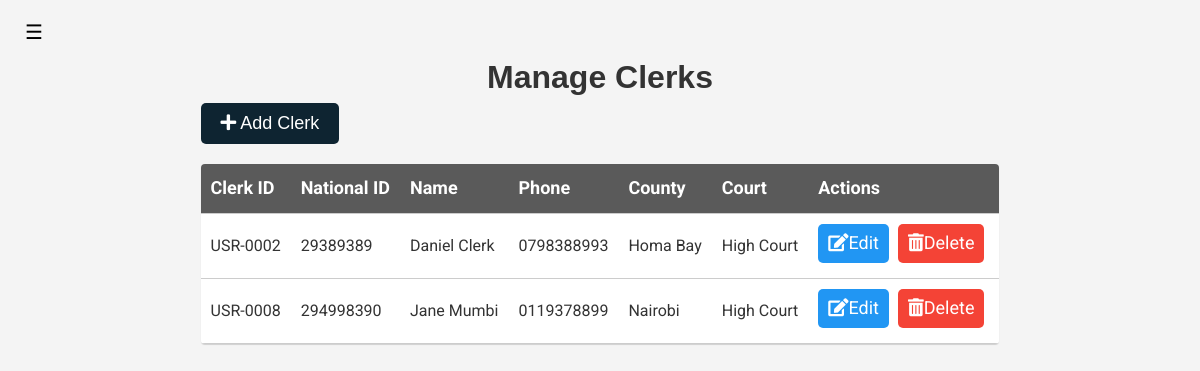
The page /admin-manage-clerk (signed in) on the database as committed earlier.
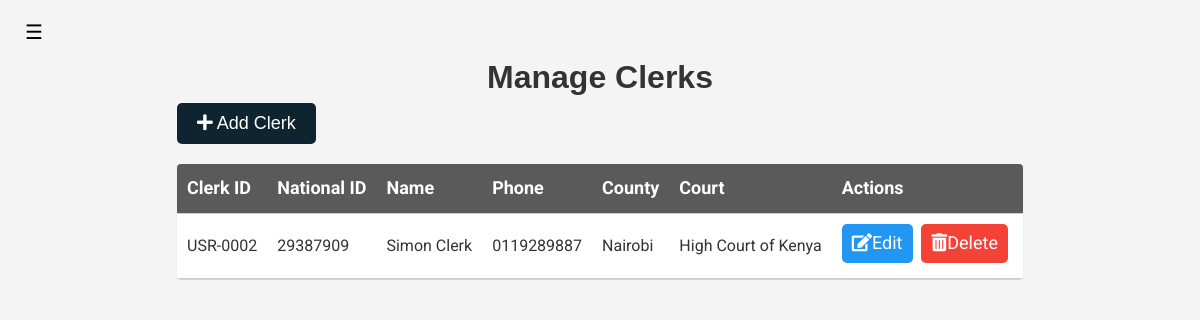
The same page on the database as committed later.
### court_proceedings_management_application/models.py (models this page shows, shortened)
class User(AbstractUser, PermissionsMixin):
    ROLES = (
        ('admin', 'Admin'),
        ('clerk', 'Clerk'),
        ('judge', 'Judge'),
        ('participant', 'Participant'),
        ('lawyer', 'Lawyer'),
    )
    COUNTY_CHOICES = (
        ('Baringo', 'Baringo'),
        ('Bomet', 'Bomet'),
        ('Bungoma', 'Bungoma'),
        ('Busia', 'Busia'),
        ('Elgeyo Marakwet', 'Elgeyo Marakwet'),
        ('Embu', 'Embu'),
        ('Garissa', 'Garissa'),
        ('Homa Bay', 'Homa Bay'),
        ('Isiolo', 'Isiolo'),
        ('Kajiado', 'Kajiado'),
        ('Kakamega', 'Kakamega'),
        ('Kericho', 'Kericho'),
        ('Kiambu', 'Kiambu'),
        ('Kilifi', 'Kilifi'),
        ('Kirinyaga', 'Kirinyaga'),
        ('Kisii', 'Kisii'),
        ('Kisumu', 'Kisumu'),
        ('Kitui', 'Kitui'),
        ('Kwale', 'Kwale'),
        ('Laikipia', 'Laikipia'),
        ('Lamu', 'Lamu'),
        ('Machakos', 'Machakos'),
        ('Makueni', 'Makueni'),
        ('Mandera', 'Mandera'),
        ('Marsabit', 'Marsabit'),
        ('Meru', 'Meru'),
        ('Migori', 'Migori'),
        ('Mombasa', 'Mombasa'),
        ('Murang\'a', 'Murang\'a'),
        ('Nairobi', 'Nairobi'),
        ('Nakuru', 'Nakuru'),
        ('Nandi', 'Nandi'),
        ('Narok', 'Narok'),
        ('Nyamira', 'Nyamira'),
        ('Nyandarua', 'Nyandarua'),
        ('Nyeri', 'Nyeri'),
        ('Samburu', 'Samburu'),
        ('Siaya', 'Siaya'),
        ('Taita Taveta', 'Taita Taveta'),
        ('Tana River', 'Tana River'),
        ('Tharaka Nithi', 'Tharaka Nithi'),
    )
    TRIBE_CHOICES = (
        ('Kikuyu', 'Kikuyu'),
        ('Luhya', 'Luhya'),
        ('Luo', 'Luo'),
        ('Kalenjin', 'Kalenjin'),
        ('Kamba', 'Kamba'),
        ('Kisii', 'Kisii'),
        ('Mijikenda', 'Mijikenda'),
        ('Meru', 'Meru'),
        ('Turkana', 'Turkana'),
        ('Maasai', 'Maasai'),
        ('Embu', 'Embu'),
        ('Taita', 'Taita'),
        ('Giriama', 'Giriama'),
        ('Rendille', 'Rendille'),
        ('Borana', 'Borana'),
        ('Samburu', 'Samburu'),
        ('Pokomo', 'Pokomo'),
        ('Orma', 'Orma'),
        ('Elmolo', 'Elmolo'),
        ('Digo', 'Digo'),
        ('Swahili', 'Swahili'),
        ('Taveta', 'Taveta'),
        ('Kuria', 'Kuria'),
        ('Mbeere', 'Mbeere'),
        ('Tharaka', 'Tharaka'),
        ('Gusii', 'Gusii'),
        ('Ilchamus', 'Ilchamus'),
        ('Kalenjin', 'Kalenjin'),
        ('Kamba', 'Kamba'),
        ('Kikuyu', 'Kikuyu'),
        ('Kisii', 'Kisii'),
        ('Kuria', 'Kuria'),
        ('Luhya', 'Luhya'),
        ('Luo', 'Luo'),
        ('Maasai', 'Maasai'),
        ('Meru', 'Meru'),
        ('Mijikenda', 'Mijikenda'),
        ('Pokomo', 'Pokomo'),
        ('Rendille', 'Rendille'),
        ('Samburu', 'Samburu'),
        ('Somali', 'Somali'),
        ('Swahili', 'Swahili'),
        ('Taita', 'Taita'),
        ('Taveta', 'Taveta'),
        ('Tharaka', 'Tharaka'),
        ('Turkana', 'Turkana'),
        ('Gabra', 'Gabra'),
        ('Giriama', 'Giriama'),
    )
    GENDER_CHOICES = (
        ('male', 'Male'),
        ('female', 'Female'),
        ('prefer not to say', 'Prefer not to say'),
    )
    profile_image = models.ImageField(upload_to='profile_images/', null=True, blank=True, default='profile_images'
                                                                                                  '/default.png')
    user_id = models.CharField(max_length=30, unique=True)
    first_name = models.CharField(max_length=30)
    last_name = models.CharField(max_length=30, null=True, blank=True)
    username = models.CharField(max_length=30, unique=True)
    email = models.EmailField(unique=True)
    role = models.CharField(max_length=30, choices=ROLES, default='observer')
    national_id = models.IntegerField(unique=True)
    county_of_residence = models.CharField(max_length=30, choices=COUNTY_CHOICES, default='Nairobi')
    phone_number = models.CharField(max_length=15, blank=True)
    gender = models.CharField(max_length=30, choices=GENDER_CHOICES, default='prefer not to say')
    tribe = models.CharField(max_length=30, choices=TRIBE_CHOICES, default='Kikuyu')
    date_of_birth = models.DateField()
    address = models.CharField(max_length=255)
    password = models.CharField(max_length=30)
    is_active = models.BooleanField(default=True)
    is_staff = models.BooleanField(default=False)
    is_superuser = models.BooleanField(default=False)
    date_joined = models.DateTimeField(auto_now_add=True)
    created_by = models.ForeignKey('self', on_delete=models.SET_NULL, null=True, blank=True)
    is_approved = models.BooleanField(default=False)
    courts = models.ManyToManyField('Court', related_name='users', blank=True)
    @property
    def is_authenticated(self):
        return bool(self.username and self.password)

class Court(models.Model):
    COURT_TYPES = (
        ('high court', 'High Court'),
        ('magistrate court', 'Magistrate Court'),
        ('environment court', 'Environment and Land Court'),
        ('labour court', 'Employment and Labour Court'),
        ('anti-corruption court', 'Anti-Corruption Court'),
        ('children court', 'Children\'s Court'),
        ('maritime court', 'Maritime Court'),
        ('military court', 'Military Court'),
        ('tax court', 'Tax Court'),
        ('appeal court', 'Court of Appeal'),
        ('supreme court', 'Supreme Court'),
    )
    name = models.CharField(max_length=255)
    court_id = models.CharField(max_length=30, unique=True)
    court_logo = models.ImageField(upload_to='court_logos/', null=True, blank=True,
                                   default='../static/images/default_court.png')
    court_email = models.EmailField()
    court_phone = models.CharField(max_length=15, blank=True)
    court_address = models.CharField(max_length=255)
    location = models.CharField(max_length=255, choices=User.COUNTY_CHOICES)
    court_type = models.CharField(max_length=255, choices=COURT_TYPES)
    created_by = models.ForeignKey(User, on_delete=models.CASCADE)
    created_on = models.DateTimeField(auto_now_add=True, null=True)

### court_proceedings_management_application/views.py (the view)
# urls.py: path('admin-manage-clerk', views.AdminManageClerksView.as_view(), name='admin-manage-clerk'),
class AdminManageClerksView(View):
    def __init__(self, *args, **kwargs):
        super().__init__(*args, **kwargs)
        self.user_service = UserService()
    def get(self, request):
        if not request.user.is_authenticated:
            return redirect('login')
        user = request.user
        user_info = self.user_service.get_user_info(user.username)
        try:
            clerks = self.user_service.get_user_by_role('clerk')
        except:
            clerks = None
            messages.error(request, 'No clerks found in the database', extra_tags='toast')
        context = {
            'clerks': clerks,
            'user_info': user_info
        }
        return render(request, 'admin-manage-clerk.html', context)

### court_proceedings_management_application/interfaces/user_database.py (called while the page is built)
    def get_user_info(self, username):
        try:
            return get_object_or_404(User, username=username)
        except User.DoesNotExist:
            return UserDoesNotExist(f'User with username {username} does not exist')

    def get_user_by_role(self, role):
        try:
            return User.objects.filter(role=role)
        except User.DoesNotExist:
            return UserDoesNotExist(f'User with role {role} does not exist')

### court_proceedings_management_application/interfaces/user_service.py (called while the page is built)
    def get_user_info(self, username):
        try:
            return self.user_database.get_user_info(username)
        except UserDoesNotExist as e:
            print(e)
            return None

    def get_user_by_role(self, role):
        try:
            return self.user_database.get_user_by_role(role)
        except UserDoesNotExist as e:
            print(e)
            return None

### templates/admin-manage-clerk.html (shortened to what this page needs)
{% extends 'sidebar.html' %}
{% load static %}
    {% block title %}
        Manage Clerks
    {% endblock %}
    {% block content %}
        <article aria-label="clerk-table">
            <button class="btn btn-primary btn-primary-action" onclick="redirectToCreateClerk()"><i
                    class="fas fa-plus"></i> Add
                Clerk
            </button>
            <div class="table-container">
                <table class="material-table">
                    <thead>
                    <tr>
                        <th>Clerk ID</th>
                        <th>National ID</th>
                        <th>Name</th>
                        <th>Phone</th>
                        <th>County</th>
                        <th>Court</th>
                        <th>Actions</th>
                    </tr>
                    </thead>
                    <tbody>
                    {% for clerk in clerks %}
                        <tr>
                            <td>{{ clerk.user_id }}</td>
                            <td>{{ clerk.national_id }}</td>
                            <td>{{ clerk.first_name }} {{ clerk.last_name }}</td>
                            <td>{{ clerk.phone_number }}</td>
                            <td>{{ clerk.county_of_residence }}</td>
                            {% if clerk.courts.all %}
                                {% with clerk.courts.all as courts %}
                                    {% if courts|length == 0 %}
                                        <td>NA</td>
                                    {% elif courts|length == 1 %}
                                        <td>{{ courts.0.name }}</td>
                                    {% else %}
                                        <td>{{ courts.0.name }} & {{ courts|length|add:"-1" }} Others</td>
                                    {% endif %}
                                {% endwith %}
                            {% else %}
                                <td>NA</td>
                            {% endif %}
                            <td>
                                <a class="btn btn-info btn-secondary-action"
                                   href="{% url 'admin-edit-clerk' user_id=clerk.id %}"><i
                                        class="fas fa-edit"></i>Edit</a>
                                <a class="btn btn-danger btn-secondary-action"
                                   href="{% url 'admin-delete-clerk' user_id=clerk.id %}"
                                   onclick="confirmDeleteDialog(event, this.href)"><i
                                        class="fas fa-trash-alt"></i>Delete</a>
                            </td>
                        </tr>
                    {% endfor %}
                    </tbody>
                </table>
            </div>
        </article>
    {% endblock %}

Rows that differ between the two databases and show on the page:
removed User: user_id "USR-0008", national_id "294998390", first_name "Jane", last_name "Mumbi", phone_number "0119378899", county_of_residence "Nairobi", courts.all.0.name "High Court"
changed User "USR-0002": national_id "29389389" → "29387909"; first_name "Daniel" → "Simon"; phone_number "0798388993" → "0119289887"; county_of_residence "Homa Bay" → "Nairobi"; courts.all.0.name "High Court" → "High Court of Kenya"
